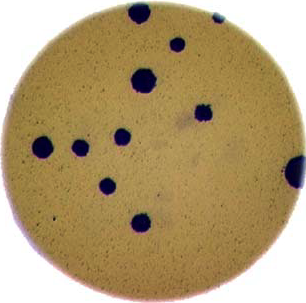
#> input picture colonies-01.tif, 306 x 303 px, found by its file name
$ jupyter execute Jefferson_Santos_Desafios_Modulo2.ipynb
#> lines starting #> are read from the running program, lines starting #| are printed output that depends on the picture; after the words box and inside, x2 and y2 are one past the last pixel; in counts of white or black regions, pixels touching at a corner belong together
<a href="https://colab.research.google.com/github/jeffersonsps61/Desafio-de-Processamento-de-Sinais-Bidimensionais/blob/main/Jefferson_Santos_Desafios_Modulo2.ipynb" target="_parent"></a>

Escreva um programa em Python que utilize o OpenCV para contar o número de colonias de bactéria existentes nas 3 imagens disponibilizadas. Faça com que cada elemento seja representado com uma cor diferente na imagem de saída.

[cell 1]
from google.colab import drive
drive.mount('/content/drive')

[cell 2]
# Importtando as bibliotecas necessárias
import cv2
import numpy as np
import matplotlib.pyplot as plt

[cell 3]
#lendo as imagens
imagem_um = cv2.imread('/content/drive/MyDrive/Colab Notebooks/Desafio de OPENCV/colonies-01.tif')
#> imagem_um is the input picture: shape (303, 306, 3); mean B, G, R 113.9, 155.8, 177.7
imagem_dois = cv2.imread('/content/drive/MyDrive/Colab Notebooks/Desafio de OPENCV/colonies-02.tif')
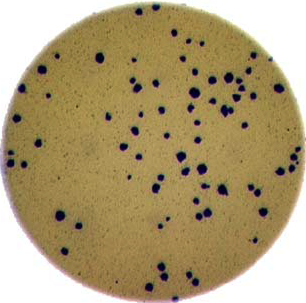
#> input picture colonies-02.tif, 306 x 303 px, found by its file name
#> imagem_dois is the input picture: shape (303, 306, 3); mean B, G, R 117.5, 157.2, 174.7
imagem_tres = cv2.imread('/content/drive/MyDrive/Colab Notebooks/Desafio de OPENCV/colonies-03.tif')
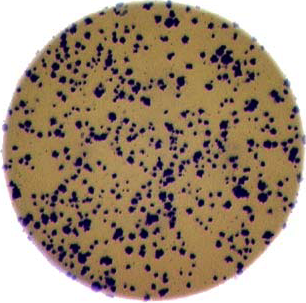
#> input picture colonies-03.tif, 306 x 303 px, found by its file name
#> imagem_tres is the input picture: shape (303, 306, 3); mean B, G, R 119.8, 141.7, 161.7

[cell 4]
import cv2
import numpy as np

imgColorida = cv2.imread('/content/drive/MyDrive/Colab Notebooks/Desafio de OPENCV/colonies-01.tif')
imgCopia = imgColorida.copy() # Cópia para desenhar os contornos

# 2. Converter para tons de cinza
imgGray = cv2.cvtColor(imgColorida, cv2.COLOR_BGR2GRAY)

# 3. Aplicar filtro Gaussiano (para suavizar/remover ruído)

#imgSuave = cv2.GaussianBlur(imgGray, (5,5), 0)
imgSuave = cv2.medianBlur(imgGray, 7)
#imgbordas = cv2.Canny(imgSuave, 100, 200)

# 4. Definindo o método de binarização.
T_usado, imgBinarizada = cv2.threshold (imgSuave, 100, 200, cv2.THRESH_BINARY)
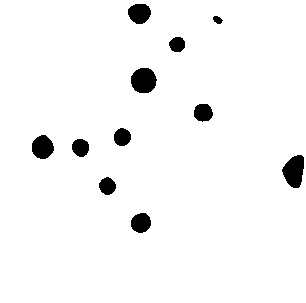
#> imgBinarizada: shape (303, 306); values 0 (black) and 200 (white), 96.4% white; 11 black regions, largest, box (x1, y1, x2, y2) and area: (282, 155, 304, 188) 523, (131, 68, 157, 93) 517, (32, 135, 54, 159) 402


# 5. Encontrando os contornos
imgContornos = imgBinarizada.copy()
imgContornos = cv2.Canny(imgContornos,70, 200)
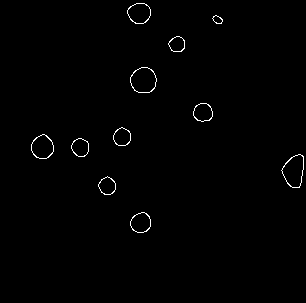
#> imgContornos: shape (303, 306); 0.76% white in thin lines or dots, all inside (x1, y1, x2, y2) = (31, 3, 304, 233)

contornos, hierarquia = cv2.findContours(
    imgContornos,
    cv2.RETR_EXTERNAL,        # Modo: Recupera apenas contornos externos (mais simples) [4]
    cv2.CHAIN_APPROX_SIMPLE   # Método: Comprime segmentos, retorna apenas os pontos finais [8, 9]
)
#> contornos = 11 contours; largest, box (x1, y1, x2, y2) and area: (130, 67, 157, 93) 520, (281, 154, 304, 188) 516, (31, 134, 54, 159) 407, (127, 3, 151, 24) 366, (130, 212, 151, 233) 316


# 7. Plotando tudo

plt.figure(figsize=(14,12))


plt.subplot(331)
plt.imshow(imgColorida)
plt.title('Imagem Original')

plt.subplot(332)
plt.imshow(imgGray, cmap='gray')
plt.title('Imagem Cinza')

plt.subplot(333)
plt.imshow(imgSuave, cmap='gray')
plt.title('Imagem Com filtro de mediana 9x9')

plt.subplot(334)
plt.imshow(imgBinarizada, cmap='gray')
plt.title('Imagem Binarizada')

plt.subplot(335)
plt.imshow(imgContornos)
plt.title('Contrnos encontrados')

plt.subplot(336)
plt.imshow(cv2.drawContours(imgColorida, contornos, -1, (255, 0, 0), 2))
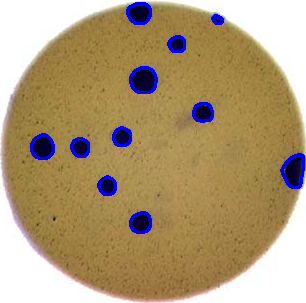
#> imgColorida: shape (303, 306, 3); 2.49% of pixels changed, all inside (x1, y1, x2, y2) = (30, 2, 305, 234)
plt.title('Contornos destacados')

plt.subplot(338)
plt.title('Contornos destacados coloridos')
imgComContornosAleatorios = imgColorida.copy()

# 6.colorindo os contornos
for c in contornos:
  B = np.random.randint(0, 256)
  G = np.random.randint(0, 256)
  R = np.random.randint(0, 256)

  cor_aleatoria = (int(B), int(G), int(R))
  plt.imshow(cv2.drawContours(imgComContornosAleatorios, [c], -1, cor_aleatoria, 2))
#> this loop made 11 passes
#> (B, G, R) on passes 1 to 11: (172, 47, 117), (192, 67, 251), (195, 103, 9), (211, 21, 242), (36, 87, 70), (216, 88, 140), (58, 193, 230), (39, 87, 174), (88, 81, 165), (25, 77, 72), (9, 148, 115)
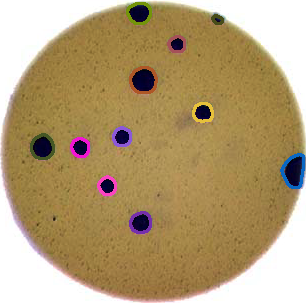
#> imgComContornosAleatorios: shape (303, 306, 3); 2.49% of pixels changed, all inside (x1, y1, x2, y2) = (30, 2, 305, 234)
# [c] = for c in contornos

total_objetos = len(contornos)
#> total_objetos = 11
print(f"Total de objetos encontrados: {total_objetos}")
#| Total de objetos encontrados: 11
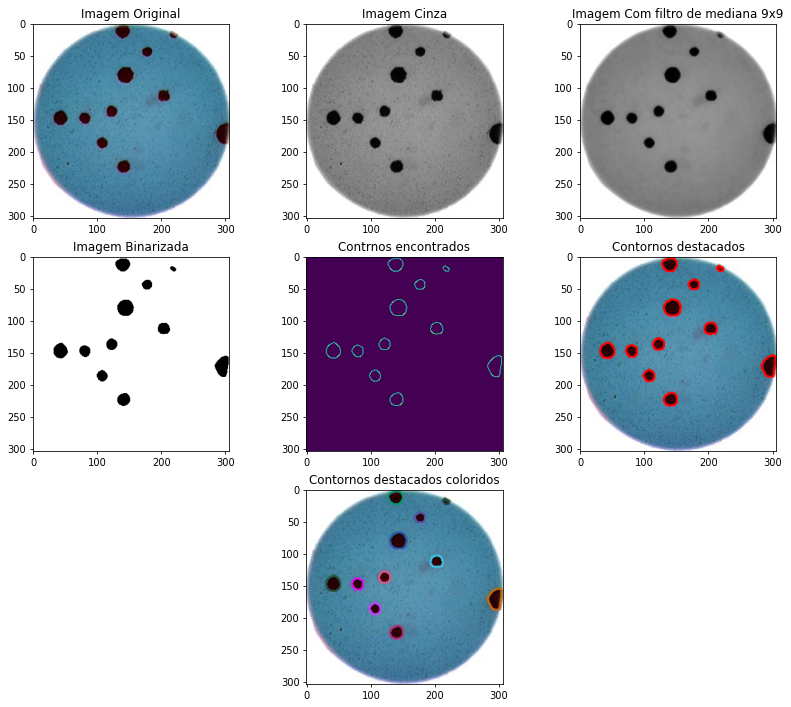
#> figure drawn by matplotlib, 7 panels; B, G, R data is drawn as R, G, B

[cell 5]
import cv2
import numpy as np
import matplotlib.pyplot as plt

# 1. Definir os caminhos das imagens (EXEMPLO)
# ***Você deve substituir estes caminhos pelos caminhos reais dos seus arquivos.***
caminho_um = '/content/drive/MyDrive/Colab Notebooks/Desafio de OPENCV/colonies-01.tif'
caminho_dois = '/content/drive/MyDrive/Colab Notebooks/Desafio de OPENCV/colonies-02.tif'
caminho_tres = '/content/drive/MyDrive/Colab Notebooks/Desafio de OPENCV/colonies-03.tif'

# Lista de caminhos das imagens
imagens_caminhos = [caminho_um, caminho_dois, caminho_tres]

# Início do loop para processar cada imagem
for i, img_caminho in enumerate(imagens_caminhos):
    print(f"--- Processando Imagem {i+1}: {img_caminho} ---")

    # Tenta carregar a imagem
    imgColorida = cv2.imread(img_caminho)

    # Verifica se a imagem foi carregada
    if imgColorida is None:
        print(f"ERRO: Não foi possível carregar a imagem em: {img_caminho}. Pulando.")
        continue # Pula para a próxima iteração do loop

    # Conversão para RGB para exibição correta no Matplotlib
    imgColorida_rgb = cv2.cvtColor(imgColorida, cv2.COLOR_BGR2RGB)

    # 2. Converter para tons de cinza
    imgGray = cv2.cvtColor(imgColorida, cv2.COLOR_BGR2GRAY)

    # 3. Aplicar filtro (Median Blur)
    imgSuave = cv2.medianBlur(imgGray, 7)

    # 4. Definindo o método de binarização.
    # AJUSTE: Mudei o valor máximo de 200 para 255 (máximo do pixel).
    T_usado, imgBinarizada = cv2.threshold(imgSuave, 100, 255, cv2.THRESH_BINARY)

    # 5. Encontrando os contornos
    imgContornosCanny = cv2.Canny(imgBinarizada.copy(), 70, 200)

    contornos, hierarquia = cv2.findContours(
        imgContornosCanny,
        cv2.RETR_EXTERNAL,
        cv2.CHAIN_APPROX_SIMPLE
    )

    total_objetos = len(contornos)
    print(f"Total de objetos encontrados: {total_objetos}")
#| Total de objetos encontrados: 11

    # --- Preparações para o Plot ---
    # Cópia para desenhar todos os contornos (em vermelho)
    imgContornosGeral = imgColorida_rgb.copy()
    # Cópia para desenhar contornos com cores aleatórias
    imgComContornosAleatorios = imgColorida_rgb.copy()

    # 6. Colorindo os contornos aleatoriamente
    for c in contornos:
        # Gera uma cor aleatória em formato RGB para o Matplotlib
        R = np.random.randint(0, 256)
        G = np.random.randint(0, 256)
        B = np.random.randint(0, 256)
        cor_aleatoria_rgb = (int(R), int(G), int(B))

        # Desenha o contorno 'c' na imagem de contornos aleatórios
        # Não usamos o plt.imshow() aqui, apenas o drawContours para modificar a imagem.
        cv2.drawContours(imgComContornosAleatorios, [c], -1, cor_aleatoria_rgb, 2)
#> this loop made 11 passes
#> (R, G, B) on passes 1 to 11: (208, 243, 197), (254, 79, 175), (192, 82, 99), (216, 177, 243), (29, 147, 147), (142, 167, 32), (193, 9, 185), (127, 32, 31), (202, 244, 151), (163, 254, 203), (114, 183, 28)
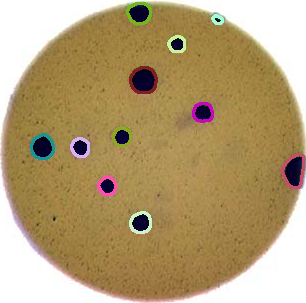
#> imgComContornosAleatorios: shape (303, 306, 3); mean R, G, B 179.3, 157.1, 115.1

    # --- 7. Plotando tudo para a IMAGEM ATUAL ---

    plt.figure(figsize=(14, 12))
    plt.suptitle(f'Resultados para Imagem {i+1}: {img_caminho.split("/")[-1]}', fontsize=16)

    # Subplot 1: Imagem Original
    plt.subplot(331)
    plt.imshow(imgColorida_rgb)
    plt.title('1. Imagem Original (RGB)')

    # Subplot 2: Imagem Cinza
    plt.subplot(332)
    plt.imshow(imgGray, cmap='gray')
    plt.title('2. Imagem Cinza')

    # Subplot 3: Imagem Suavizada
    plt.subplot(333)
    plt.imshow(imgSuave, cmap='gray')
    plt.title('3. Imagem Com Median Blur 7x7')

    # Subplot 4: Imagem Binarizada
    plt.subplot(334)
    plt.imshow(imgBinarizada, cmap='gray')
    plt.title('4. Imagem Binarizada')

    # Subplot 5: Contornos encontrados (Canny)
    plt.subplot(335)
    plt.imshow(imgContornosCanny, cmap='gray')
    plt.title('5. Contornos encontrados (Canny)')

    # Subplot 6: Contornos destacados (Todos em Vermelho)
    plt.subplot(336)
    # imgContornosGeral já é RGB
    cv2.drawContours(imgContornosGeral, contornos, -1, (255, 0, 0), 2)
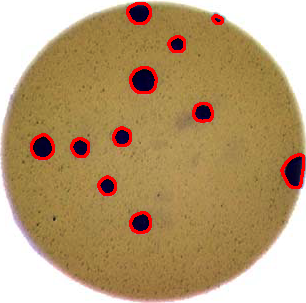
#> imgContornosGeral: shape (303, 306, 3); mean R, G, B 181.6, 153.7, 112
    plt.imshow(imgContornosGeral)
    plt.title('6. Contornos destacados (Vermelho)')

    # Subplot 8: Contornos com cores aleatórias
    plt.subplot(338)
    plt.imshow(imgComContornosAleatorios)
    plt.title(f'7. Contornos Coloridos ({total_objetos} objetos)')

    plt.tight_layout(rect=[0, 0, 1, 0.96]) # Ajusta layout, deixando espaço para o suptitle
    plt.show() # Exibe a figura completa para esta imagem

Escreva um programa em Python que utilize o OpenCV para contar o número de elementos existentes na imagem Parafusos001. Destaque cada um deles com cores aleatórios como no desafio anterior.

Desafio-2: Fazer a contagem de cada tipo de elemento utilizando características ou técnicas diferentes de processamento.

[cell 6]
parafuso = cv2.imread('/content/drive/MyDrive/Colab Notebooks/Desafio de OPENCV/parafusos001.bmp')
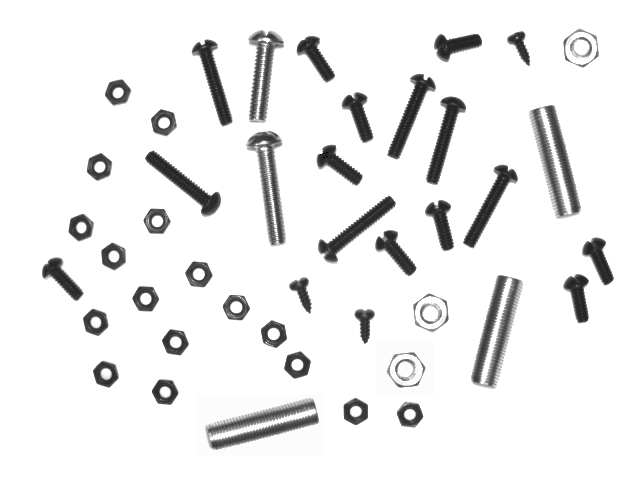
#> input picture parafusos001.bmp, 640 x 480 px, found by its file name
#> parafuso is the input picture: shape (480, 640, 3); min 0, max 255, mean 235.6
